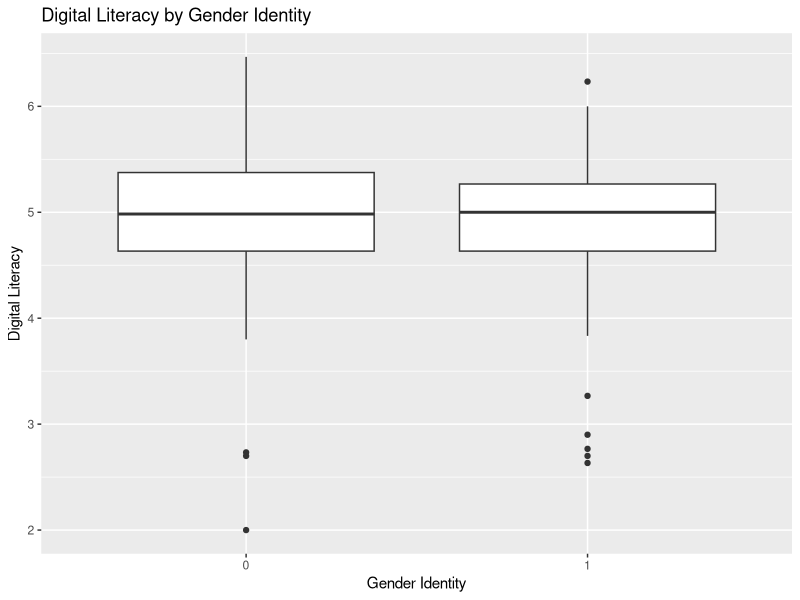
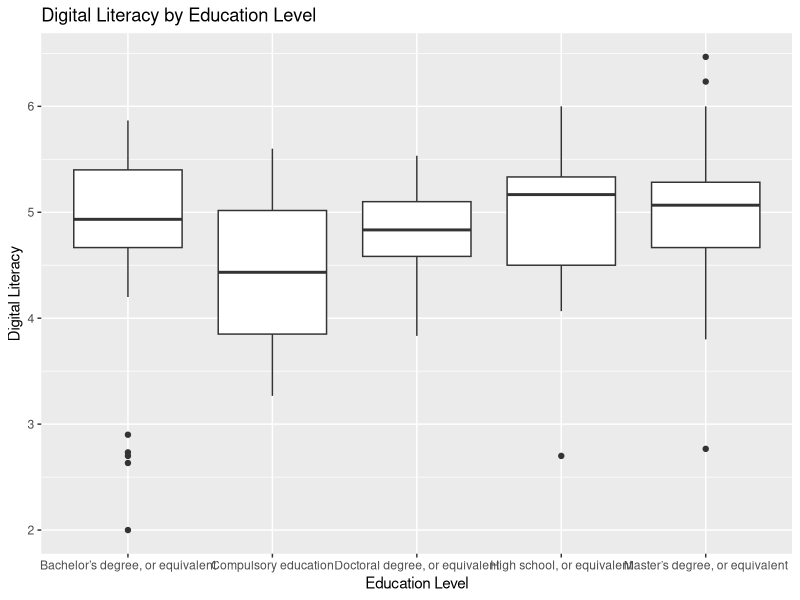
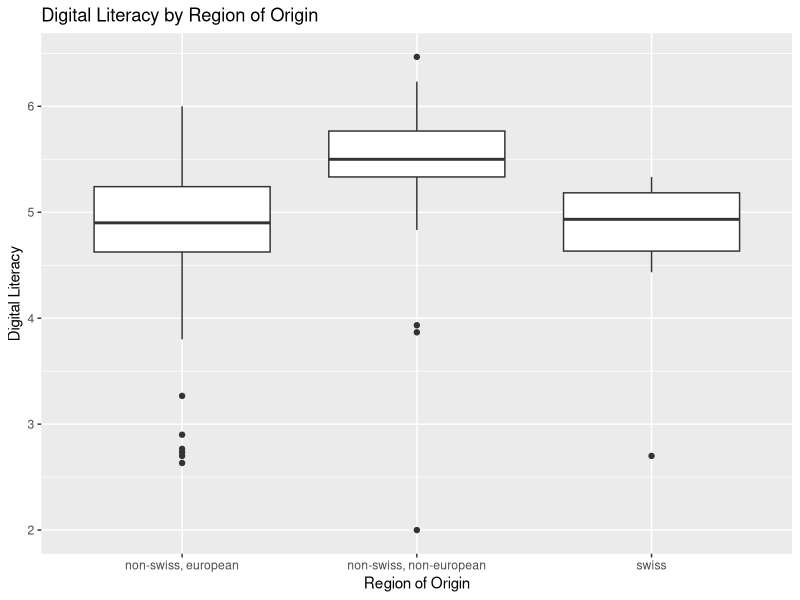
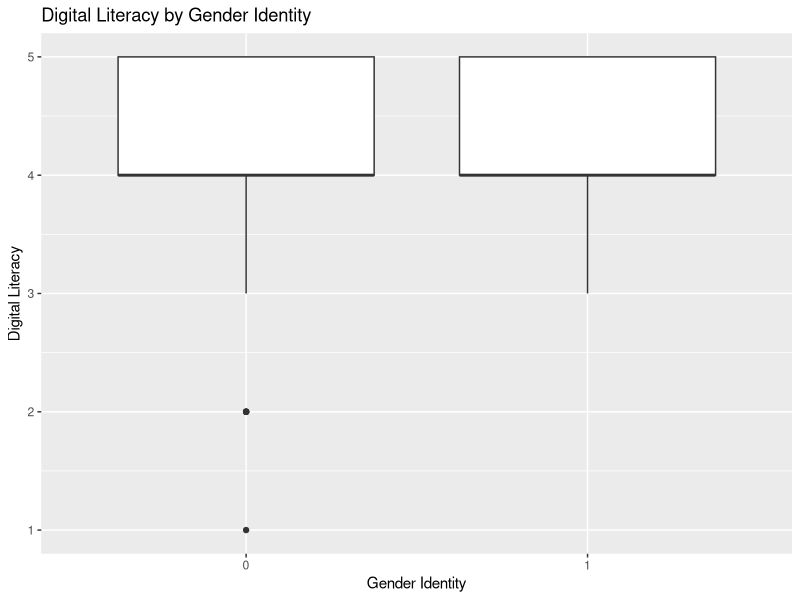
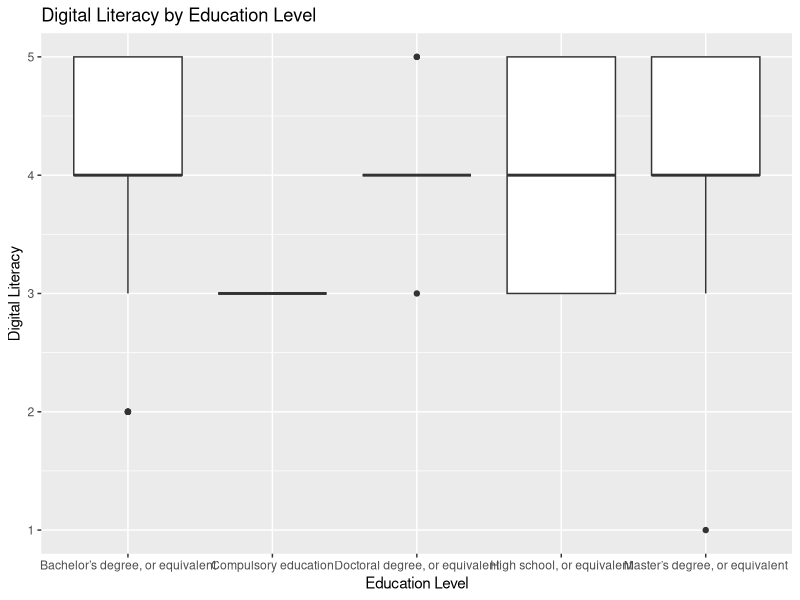
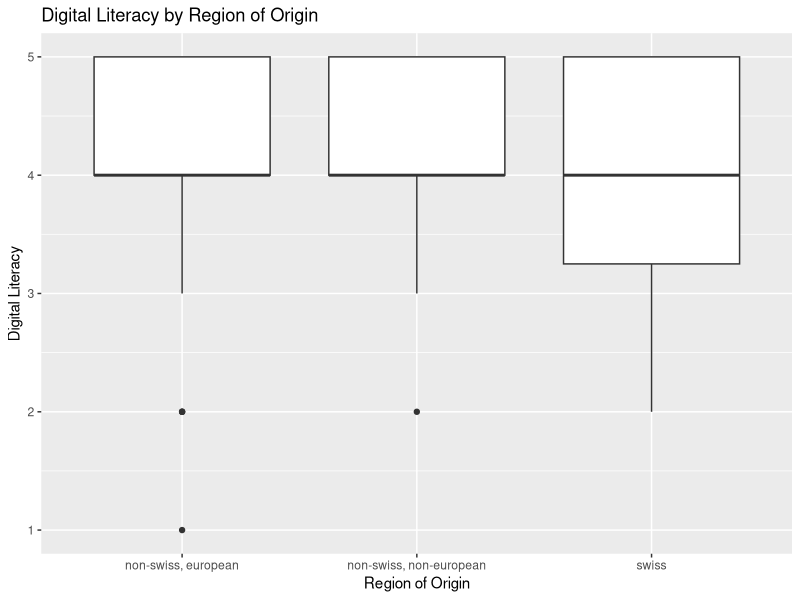
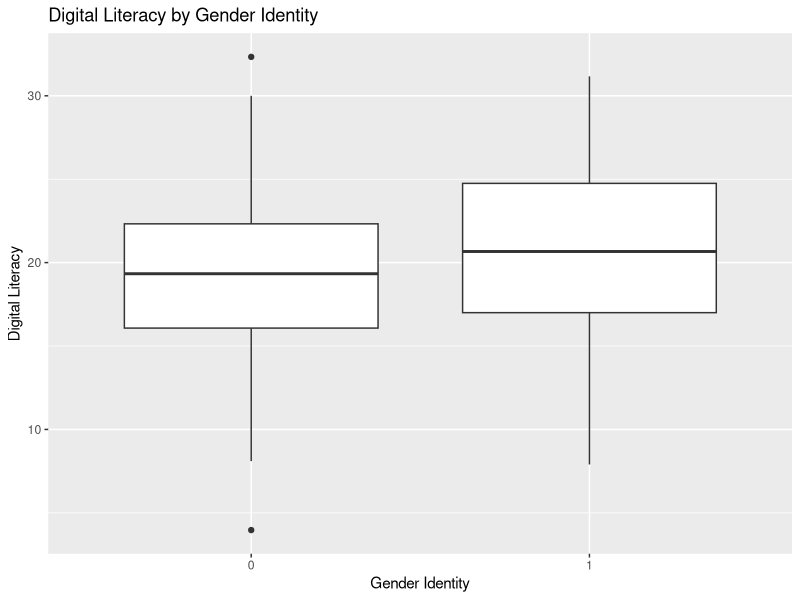
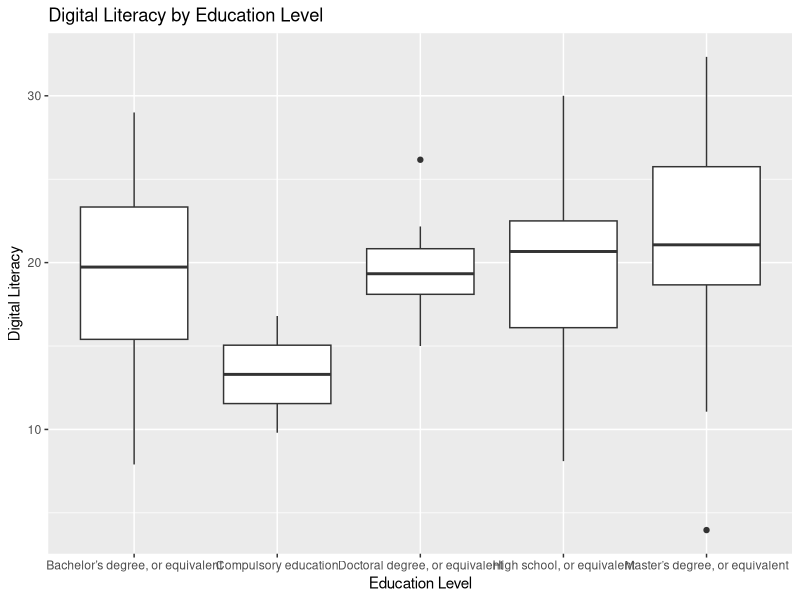

R code for these plots, in order:
library(ggplot2)

data <- read.csv("final-data.csv")

data <- data[, !names(data) %in% "romansh_canton"]

data$ro_macro <- ifelse(data$region_origin == "non-swiss, european",
  "non-swiss, european",
  ifelse(data$region_origin == "non-swiss, non-european",
    "non-swiss, non-european",
    "swiss"
  )
)

data$normalised_literacy <- data$digital_literacy / 30

data$combined_literacy <- data$normalised_literacy * data$competent_digital

data$normalised_paralanguage <- data$paralanguage_communication / 5

data$general <- (data$productivity + data$finances) / 2

communication <- c("pa_uima", "pa_slof", "pa_mvocc", "pa_svmomvc", "pa_usmp", "pa_sospov", "pa_womsrv", "pa_womsrv", "pa_stomm", "pa_e", "pa_piofogc")

data$communication <- rowSums(data[communication], na.rm = TRUE) / length(communication)

instrumental <- c("pa_uatcwat", "pa_ucor", "pa_saot", "pa_b", "pa_l", "pa_bw", "pa_si", "pa_ucocc", "pa_ml", "pa_sogdcs")

expressive <- c("pa_usmp", "pa_womsrv", "pa_svmomvc", "pa_mgom", "pa_epov", "pa_tpov", "pa_sospov", "pa_stomm", "pa_piofogc")

data$instrumental <- rowSums(data[instrumental], na.rm = TRUE) / length(instrumental)

data$expressive <- rowSums(data[expressive], na.rm = TRUE) / length(expressive)

data$gender_identity <- as.factor(data$gender_identity)
data$education_completed <- as.factor(data$education_completed)
data$ro_macro <- as.factor(data$ro_macro)
data$age <- as.numeric(data$age)
data$years_internet <- as.numeric(data$years_internet)
data$swiss <- as.factor(data$swiss)
data$european <- as.factor(data$european)

# Who uses digital technology regularly?

regularly <- data[, c("gender_identity", "education_completed", "ro_macro", "age", "years_internet", "normalised_literacy")]

summary(regularly)

ggplot(regularly, aes(x = gender_identity, y = normalised_literacy)) +
  geom_boxplot() +
  labs(title = "Digital Literacy by Gender Identity", x = "Gender Identity", y = "Digital Literacy")

ggplot(regularly, aes(x = education_completed, y = normalised_literacy)) +
  geom_boxplot() +
  labs(title = "Digital Literacy by Education Level", x = "Education Level", y = "Digital Literacy")

ggplot(regularly, aes(x = ro_macro, y = normalised_literacy)) +
  geom_boxplot() +
  labs(title = "Digital Literacy by Region of Origin", x = "Region of Origin", y = "Digital Literacy")

numeric_vars <- regularly[, c("age", "years_internet", "normalised_literacy")]

cor_matrix <- cor(numeric_vars, use = "complete.obs")
print(cor_matrix)

anova_gender <- aov(normalised_literacy ~ gender_identity, data = regularly)
summary(anova_gender)

anova_education <- aov(normalised_literacy ~ education_completed, data = regularly)
summary(anova_education)

anova_region <- aov(normalised_literacy ~ ro_macro, data = regularly)
summary(anova_region)

# Who uses digital technology effectively?

effectively <- data[, c("gender_identity", "education_completed", "ro_macro", "age", "years_internet", "competent_digital")]

summary(effectively)

ggplot(effectively, aes(x = gender_identity, y = competent_digital)) +
  geom_boxplot() +
  labs(title = "Digital Literacy by Gender Identity", x = "Gender Identity", y = "Digital Literacy")

ggplot(effectively, aes(x = education_completed, y = competent_digital)) +
  geom_boxplot() +
  labs(title = "Digital Literacy by Education Level", x = "Education Level", y = "Digital Literacy")

ggplot(effectively, aes(x = ro_macro, y = competent_digital)) +
  geom_boxplot() +
  labs(title = "Digital Literacy by Region of Origin", x = "Region of Origin", y = "Digital Literacy")

numeric_vars <- effectively[, c("age", "years_internet", "competent_digital")]

cor_matrix <- cor(numeric_vars, use = "complete.obs")
print(cor_matrix)

anova_gender <- aov(competent_digital ~ gender_identity, data = effectively)
summary(anova_gender)

anova_education <- aov(competent_digital ~ education_completed, data = effectively)
summary(anova_education)

anova_region <- aov(competent_digital ~ ro_macro, data = effectively)
summary(anova_region)

###

effectively_combined <- data[, c("gender_identity", "education_completed", "ro_macro", "age", "years_internet", "combined_literacy")]

summary(effectively_combined)

ggplot(effectively_combined, aes(x = gender_identity, y = combined_literacy)) +
  geom_boxplot() +
  labs(title = "Digital Literacy by Gender Identity", x = "Gender Identity", y = "Digital Literacy")

ggplot(effectively_combined, aes(x = education_completed, y = combined_literacy)) +
  geom_boxplot() +
  labs(title = "Digital Literacy by Education Level", x = "Education Level", y = "Digital Literacy")

ggplot(effectively_combined, aes(x = ro_macro, y = combined_literacy)) +
  geom_boxplot() +
  labs(title = "Digital Literacy by Region of Origin", x = "Region of Origin", y = "Digital Literacy")

numeric_vars <- effectively_combined[, c("age", "years_internet", "combined_literacy")]

cor_matrix <- cor(numeric_vars, use = "complete.obs")
print(cor_matrix)

anova_gender <- aov(combined_literacy ~ gender_identity, data = effectively_combined)
summary(anova_gender)

anova_education <- aov(combined_literacy ~ education_completed, data = effectively_combined)
summary(anova_education)

anova_region <- aov(combined_literacy ~ ro_macro, data = effectively_combined)
summary(anova_region)

# Does digital frequency predict digital confidence?

model <- lm(competent_digital ~ normalised_literacy, data = data)

summary(model)

# Does age predict digital literacy?

model <- lm(normalised_literacy ~ age, data = data)

summary(model)

model <- lm(combined_literacy ~ age, data = data)

summary(model)

model <- lm(competent_digital ~ age, data = data)

summary(model)

# What demographic produces the most paralanguage output?

paralanguage <- data[, c("gender_identity", "education_completed", "ro_macro", "age", "years_internet", "normalised_paralanguage")]

summary(paralanguage)

ggplot(paralanguage, aes(x = gender_identity, y = normalised_paralanguage)) +
  geom_boxplot() +
  labs(title = "Digital Literacy by Gender Identity", x = "Gender Identity", y = "Digital Literacy")

ggplot(paralanguage, aes(x = education_completed, y = normalised_paralanguage)) +
  geom_boxplot() +
  labs(title = "Digital Literacy by Education Level", x = "Education Level", y = "Digital Literacy")

ggplot(paralanguage, aes(x = ro_macro, y = normalised_paralanguage)) +
  geom_boxplot() +
  labs(title = "Digital Literacy by Region of Origin", x = "Region of Origin", y = "Digital Literacy")

numeric_vars <- paralanguage[, c("age", "years_internet", "normalised_paralanguage")]

cor_matrix <- cor(numeric_vars, use = "complete.obs")
print(cor_matrix)

anova_gender <- aov(normalised_paralanguage ~ gender_identity, data = paralanguage)
summary(anova_gender)

anova_education <- aov(normalised_paralanguage ~ education_completed, data = paralanguage)
summary(anova_education)

anova_region <- aov(normalised_paralanguage ~ ro_macro, data = paralanguage)
summary(anova_region)

# What demographic produces the most communication output?

all_communication <- data[, c("gender_identity", "education_completed", "ro_macro", "age", "years_internet", "communication")]

summary(all_communication)

ggplot(all_communication, aes(x = gender_identity, y = communication)) +
  geom_boxplot() +
  labs(title = "Digital Literacy by Gender Identity", x = "Gender Identity", y = "Digital Literacy")

ggplot(all_communication, aes(x = education_completed, y = communication)) +
  geom_boxplot() +
  labs(title = "Digital Literacy by Education Level", x = "Education Level", y = "Digital Literacy")

ggplot(all_communication, aes(x = ro_macro, y = communication)) +
  geom_boxplot() +
  labs(title = "Digital Literacy by Region of Origin", x = "Region of Origin", y = "Digital Literacy")

numeric_vars <- all_communication[, c("age", "years_internet", "communication")]

cor_matrix <- cor(numeric_vars, use = "complete.obs")
print(cor_matrix)

anova_gender <- aov(communication ~ gender_identity, data = all_communication)
summary(anova_gender)

anova_education <- aov(communication ~ education_completed, data = all_communication)
summary(anova_education)

anova_region <- aov(communication ~ ro_macro, data = all_communication)
summary(anova_region)

# Do demographic characteristics predict instrumental and expressive uses?

instrumental_use <- data[, c("gender_identity", "education_completed", "ro_macro", "age", "years_internet", "instrumental")]

summary(instrumental_use)

ggplot(instrumental_use, aes(x = gender_identity, y = instrumental)) +
  geom_boxplot() +
  labs(title = "Digital Literacy by Gender Identity", x = "Gender Identity", y = "Digital Literacy")

ggplot(instrumental_use, aes(x = education_completed, y = instrumental)) +
  geom_boxplot() +
  labs(title = "Digital Literacy by Education Level", x = "Education Level", y = "Digital Literacy")

ggplot(instrumental_use, aes(x = ro_macro, y = instrumental)) +
  geom_boxplot() +
  labs(title = "Digital Literacy by Region of Origin", x = "Region of Origin", y = "Digital Literacy")

numeric_vars <- instrumental_use[, c("age", "years_internet", "instrumental")]

cor_matrix <- cor(numeric_vars, use = "complete.obs")
print(cor_matrix)

anova_gender <- aov(instrumental ~ gender_identity, data = instrumental_use)
summary(anova_gender)

anova_education <- aov(instrumental ~ education_completed, data = instrumental_use)
summary(anova_education)

anova_region <- aov(instrumental ~ ro_macro, data = instrumental_use)
summary(anova_region)

###

expressive_use <- data[, c("gender_identity", "education_completed", "ro_macro", "age", "years_internet", "expressive")]

summary(expressive_use)

ggplot(expressive_use, aes(x = gender_identity, y = expressive)) +
  geom_boxplot() +
  labs(title = "Digital Literacy by Gender Identity", x = "Gender Identity", y = "Digital Literacy")

ggplot(expressive_use, aes(x = education_completed, y = expressive)) +
  geom_boxplot() +
  labs(title = "Digital Literacy by Education Level", x = "Education Level", y = "Digital Literacy")

ggplot(expressive_use, aes(x = ro_macro, y = expressive)) +
  geom_boxplot() +
  labs(title = "Digital Literacy by Region of Origin", x = "Region of Origin", y = "Digital Literacy")

numeric_vars <- expressive_use[, c("age", "years_internet", "expressive")]

cor_matrix <- cor(numeric_vars, use = "complete.obs")
print(cor_matrix)

anova_gender <- aov(expressive ~ gender_identity, data = expressive_use)
summary(anova_gender)

anova_education <- aov(expressive ~ education_completed, data = expressive_use)
summary(anova_education)

anova_region <- aov(expressive ~ ro_macro, data = expressive_use)
summary(anova_region)

# How do people use digital technology?

pa_columns <- grep("^pa_", colnames(data), value = TRUE)

pa_data <- data[, pa_columns]

scaled_data <- scale(pa_data)

summary(scaled_data)

set.seed(123)
wss <- numeric()

for (k in 1:10) {
  kmeans_result <- kmeans(scaled_data, centers = k, nstart = 25)
  wss[k] <- kmeans_result$tot.withinss
}

plot(1:10, wss,
  type = "b", pch = 19, frame = FALSE,
  xlab = "Number of clusters K", ylab = "Total within-clusters sum of squares",
  main = "Elbow Method for Determining Optimal K"
)

slope <- (wss[10] - wss[5]) / (10 - 5)
intercept <- wss[5] - slope * 5

abline(a = intercept, b = slope, col = "red", lwd = 2, lty = 2)

kmeans_result <- kmeans(scaled_data, centers = 5, nstart = 25)

kmeans_result$cluster
kmeans_result$centers

data$cluster <- kmeans_result$cluster

pca_result <- prcomp(scaled_data)

plot(pca_result$x[, 1:2],
  col = data$cluster, pch = 16,
  main = "PCA - Clusters", xlab = "PC1", ylab = "PC2"
)

text(pca_result$x[, 1:2], labels = data$ro_macro, pos = 3, cex = 0.7, col = "black")

loadings <- pca_result$rotation
loadings[, 1:2]

# Do young people engage in more diverse uses of digital technology?

diversity_column <- apply(data[, pa_columns], 1, function(x) sum(x >= 3 & x <= 7))

data$diversity_score <- diversity_column / 30

diversity <- data[, c("gender_identity", "education_completed", "ro_macro", "age", "years_internet", "diversity_score")]

summary(diversity)

ggplot(diversity, aes(x = gender_identity, y = diversity_score)) +
  geom_boxplot() +
  labs(title = "Digital Literacy by Gender Identity", x = "Gender Identity", y = "Digital Literacy")

ggplot(diversity, aes(x = education_completed, y = diversity_score)) +
  geom_boxplot() +
  labs(title = "Digital Literacy by Education Level", x = "Education Level", y = "Digital Literacy")

ggplot(diversity, aes(x = ro_macro, y = diversity_score)) +
  geom_boxplot() +
  labs(title = "Digital Literacy by Region of Origin", x = "Region of Origin", y = "Digital Literacy")

numeric_vars <- diversity[, c("age", "years_internet", "diversity_score")]

cor_matrix <- cor(numeric_vars, use = "complete.obs")
print(cor_matrix)

anova_gender <- aov(diversity_score ~ gender_identity, data = diversity)
summary(anova_gender)

anova_education <- aov(diversity_score ~ education_completed, data = diversity)
summary(anova_education)

anova_region <- aov(diversity_score ~ ro_macro, data = diversity)
summary(anova_region)

# How much do people trust digital technology?

cd_columns <- grep("^cd_", colnames(data), value = TRUE)

cd_data <- data[, cd_columns]

data$concern_score <- rowSums(cd_data, na.rm = TRUE) / length(cd_columns)

level_concern <- data[, c("gender_identity", "education_completed", "ro_macro", "age", "years_internet", "concern_score")]

summary(level_concern)

ggplot(level_concern, aes(x = gender_identity, y = concern_score)) +
  geom_boxplot() +
  labs(title = "Digital Literacy by Gender Identity", x = "Gender Identity", y = "Digital Literacy")

ggplot(level_concern, aes(x = education_completed, y = concern_score)) +
  geom_boxplot() +
  labs(title = "Digital Literacy by Education Level", x = "Education Level", y = "Digital Literacy")

ggplot(level_concern, aes(x = ro_macro, y = concern_score)) +
  geom_boxplot() +
  labs(title = "Digital Literacy by Region of Origin", x = "Region of Origin", y = "Digital Literacy")

numeric_vars <- level_concern[, c("age", "years_internet", "concern_score")]

cor_matrix <- cor(numeric_vars, use = "complete.obs")
print(cor_matrix)

anova_gender <- aov(concern_score ~ gender_identity, data = level_concern)
summary(anova_gender)

anova_education <- aov(concern_score ~ education_completed, data = level_concern)
summary(anova_education)

anova_region <- aov(concern_score ~ ro_macro, data = level_concern)
summary(anova_region)

# Do young people tend to use social media more than older people?

social_media <- data[, c("gender_identity", "education_completed", "ro_macro", "age", "years_internet", "pa_usmp")]

summary(social_media)

ggplot(social_media, aes(x = gender_identity, y = pa_usmp)) +
  geom_boxplot() +
  labs(title = "Digital Literacy by Gender Identity", x = "Gender Identity", y = "Digital Literacy")

ggplot(social_media, aes(x = education_completed, y = pa_usmp)) +
  geom_boxplot() +
  labs(title = "Digital Literacy by Education Level", x = "Education Level", y = "Digital Literacy")

ggplot(social_media, aes(x = ro_macro, y = pa_usmp)) +
  geom_boxplot() +
  labs(title = "Digital Literacy by Region of Origin", x = "Region of Origin", y = "Digital Literacy")

numeric_vars <- social_media[, c("age", "years_internet", "pa_usmp")]

cor_matrix <- cor(numeric_vars, use = "complete.obs")
print(cor_matrix)

anova_gender <- aov(pa_usmp ~ gender_identity, data = social_media)
summary(anova_gender)

anova_education <- aov(pa_usmp ~ education_completed, data = social_media)
summary(anova_education)

anova_region <- aov(pa_usmp ~ ro_macro, data = social_media)
summary(anova_region)

# Do people who use technology more frequently understand more about data privacy?

cor_matrix <- cor(data$normalised_literacy, data$concern_score, use = "complete.obs")

print(cor_matrix)

ggplot(data, aes(x = normalised_literacy, y = concern_score)) +
  geom_point() +
  geom_smooth(method = "lm", color = "blue") +
  labs(title = "Digital Literacy vs Concern Score", x = "Digital Literacy", y = "Concern Score")

model <- lm(concern_score ~ digital_literacy, data = data)
summary(model)

# Do people who use technology in more diverse ways understand more about data privacy?

cor_matrix <- cor(data$diversity_score, data$concern_score, use = "complete.obs")

print(cor_matrix)

ggplot(data, aes(x = diversity_score, y = concern_score)) +
  geom_point() +
  geom_smooth(method = "lm", color = "blue") +
  labs(title = "Digital Literacy vs Concern Score", x = "Digital Literacy", y = "Concern Score")

model <- lm(concern_score ~ diversity_score, data = data)
summary(model)

# Do people with algorithmic literacy have higher self-perceived competence?

cor_matrix <- cor(data$understand_algorithms, data$competent_digital, use = "complete.obs")

print(cor_matrix)

ggplot(data, aes(x = understand_algorithms, y = competent_digital)) +
  geom_point() +
  geom_smooth(method = "lm", color = "blue") +
  labs(title = "Digital Literacy vs Concern Score", x = "Digital Literacy", y = "Concern Score")

model <- lm(competent_digital ~ understand_algorithms, data = data)
summary(model)

# Does acknowledgement appeal more to younger demographics?

acknowledge <- data[, c("gender_identity", "education_completed", "ro_macro", "age", "years_internet", "ms_aic")]

summary(acknowledge)

ggplot(acknowledge, aes(x = gender_identity, y = ms_aic)) +
  geom_boxplot() +
  labs(title = "Digital Literacy by Gender Identity", x = "Gender Identity", y = "Digital Literacy")

ggplot(acknowledge, aes(x = education_completed, y = ms_aic)) +
  geom_boxplot() +
  labs(title = "Digital Literacy by Education Level", x = "Education Level", y = "Digital Literacy")

ggplot(acknowledge, aes(x = ro_macro, y = ms_aic)) +
  geom_boxplot() +
  labs(title = "Digital Literacy by Region of Origin", x = "Region of Origin", y = "Digital Literacy")

numeric_vars <- acknowledge[, c("age", "years_internet", "ms_aic")]

cor_matrix <- cor(numeric_vars, use = "complete.obs")
print(cor_matrix)

anova_gender <- aov(ms_aic ~ gender_identity, data = acknowledge)
summary(anova_gender)

anova_education <- aov(ms_aic ~ education_completed, data = acknowledge)
summary(anova_education)

anova_region <- aov(ms_aic ~ ro_macro, data = acknowledge)
summary(anova_region)

###

data$acknowledgement <- (data$ms_aic + data$ms_cip) / 2

acknowledge <- data[, c("gender_identity", "education_completed", "ro_macro", "age", "years_internet", "acknowledgement")]

summary(acknowledge)

ggplot(acknowledge, aes(x = gender_identity, y = acknowledgement)) +
  geom_boxplot() +
  labs(title = "Digital Literacy by Gender Identity", x = "Gender Identity", y = "Digital Literacy")

ggplot(acknowledge, aes(x = education_completed, y = acknowledgement)) +
  geom_boxplot() +
  labs(title = "Digital Literacy by Education Level", x = "Education Level", y = "Digital Literacy")

ggplot(acknowledge, aes(x = ro_macro, y = acknowledgement)) +
  geom_boxplot() +
  labs(title = "Digital Literacy by Region of Origin", x = "Region of Origin", y = "Digital Literacy")

numeric_vars <- acknowledge[, c("age", "years_internet", "acknowledgement")]

cor_matrix <- cor(numeric_vars, use = "complete.obs")
print(cor_matrix)

anova_gender <- aov(acknowledgement ~ gender_identity, data = acknowledge)
summary(anova_gender)

anova_education <- aov(acknowledgement ~ education_completed, data = acknowledge)
summary(anova_education)

anova_region <- aov(acknowledgement ~ ro_macro, data = acknowledge)
summary(anova_region)

# Does greater involvement in a project motivate participation?

cor_matrix <- cor(data$ms_hamaritp, data$interested_application, use = "complete.obs")

print(cor_matrix)

ggplot(data, aes(x = ms_hamaritp, y = interested_application)) +
  geom_point() +
  geom_smooth(method = "lm", color = "blue") +
  labs(title = "Digital Literacy vs Concern Score", x = "Digital Literacy", y = "Concern Score")

model <- lm(interested_application ~ ms_hamaritp, data = data)
summary(model)

# Are young people interested more in learning a skill than other groups?

learning_skill <- data[, c("gender_identity", "education_completed", "ro_macro", "age", "years_internet", "ms_las")]

summary(learning_skill)

ggplot(learning_skill, aes(x = gender_identity, y = ms_las)) +
  geom_boxplot() +
  labs(title = "Digital Literacy by Gender Identity", x = "Gender Identity", y = "Digital Literacy")

ggplot(learning_skill, aes(x = education_completed, y = ms_las)) +
  geom_boxplot() +
  labs(title = "Digital Literacy by Education Level", x = "Education Level", y = "Digital Literacy")

ggplot(learning_skill, aes(x = ro_macro, y = ms_las)) +
  geom_boxplot() +
  labs(title = "Digital Literacy by Region of Origin", x = "Region of Origin", y = "Digital Literacy")

numeric_vars <- learning_skill[, c("age", "years_internet", "ms_las")]

cor_matrix <- cor(numeric_vars, use = "complete.obs")
print(cor_matrix)

anova_gender <- aov(ms_las ~ gender_identity, data = learning_skill)
summary(anova_gender)

anova_education <- aov(ms_las ~ education_completed, data = learning_skill)
summary(anova_education)

anova_region <- aov(ms_las ~ ro_macro, data = learning_skill)
summary(anova_region)

# Is there a relationship between use of social media and interest in a mobile application?

cor_matrix <- cor(data$pa_usmp, data$interested_application, use = "complete.obs")

print(cor_matrix)

ggplot(data, aes(x = pa_usmp, y = interested_application)) +
  geom_point() +
  geom_smooth(method = "lm", color = "blue") +
  labs(title = "Digital Literacy vs Concern Score", x = "Digital Literacy", y = "Concern Score")

model <- lm(interested_application ~ pa_usmp, data = data)
summary(model)

# What demographics are interested in a mobile application?

application <- data[, c("gender_identity", "education_completed", "ro_macro", "age", "years_internet", "interested_application")]

summary(application)

ggplot(application, aes(x = gender_identity, y = interested_application)) +
  geom_boxplot() +
  labs(title = "Digital Literacy by Gender Identity", x = "Gender Identity", y = "Digital Literacy")

ggplot(application, aes(x = education_completed, y = interested_application)) +
  geom_boxplot() +
  labs(title = "Digital Literacy by Education Level", x = "Education Level", y = "Digital Literacy")

ggplot(application, aes(x = ro_macro, y = interested_application)) +
  geom_boxplot() +
  labs(title = "Digital Literacy by Region of Origin", x = "Region of Origin", y = "Digital Literacy")

numeric_vars <- application[, c("age", "years_internet", "interested_application")]

cor_matrix <- cor(numeric_vars, use = "complete.obs")
print(cor_matrix)

anova_gender <- aov(interested_application ~ gender_identity, data = application)
summary(anova_gender)

anova_education <- aov(interested_application ~ education_completed, data = application)
summary(anova_education)

anova_region <- aov(interested_application ~ ro_macro, data = application)
summary(anova_region)

# Are better-educated individuals more likely to use technology for personal development?

colnames(data)[colnames(data) == "self-development"] <- "self_development"

development <- data[, c("gender_identity", "education_completed", "ro_macro", "age", "years_internet", "self_development")]

summary(development)

ggplot(development, aes(x = gender_identity, y = self_development)) +
  geom_boxplot() +
  labs(title = "Digital Literacy by Gender Identity", x = "Gender Identity", y = "Digital Literacy")

ggplot(development, aes(x = education_completed, y = self_development)) +
  geom_boxplot() +
  labs(title = "Digital Literacy by Education Level", x = "Education Level", y = "Digital Literacy")

ggplot(development, aes(x = ro_macro, y = self_development)) +
  geom_boxplot() +
  labs(title = "Digital Literacy by Region of Origin", x = "Region of Origin", y = "Digital Literacy")

numeric_vars <- development[, c("age", "years_internet", "self_development")]

cor_matrix <- cor(numeric_vars, use = "complete.obs")
print(cor_matrix)

anova_gender <- aov(self_development ~ gender_identity, data = development)
summary(anova_gender)

anova_education <- aov(self_development ~ education_completed, data = development)
summary(anova_education)

anova_region <- aov(self_development ~ ro_macro, data = development)
summary(anova_region)

# Is there a relationship between knowledge of sociolinguistics and citizen science?

data$sociolinguistics_score <- rowSums(data[, c("ft_cmc", "ft_pos", "ft_p", "ft_i")], na.rm = TRUE) / 4

cor_matrix <- cor(data$ft_cs, data$sociolinguistics_score, use = "complete.obs")

print(cor_matrix)

ggplot(data, aes(x = ft_cs, y = sociolinguistics_score)) +
  geom_point() +
  geom_smooth(method = "lm", color = "blue") +
  labs(title = "Digital Literacy vs Concern Score", x = "Digital Literacy", y = "Concern Score")

model <- lm(sociolinguistics_score ~ ft_cs, data = data)
summary(model)

# Does familiarity with sociolinguistics mean greater interest in research participation?

cor_matrix <- cor(data$interested_application, data$sociolinguistics_score, use = "complete.obs")

print(cor_matrix)

ggplot(data, aes(x = interested_application, y = sociolinguistics_score)) +
  geom_point() +
  geom_smooth(method = "lm", color = "blue") +
  labs(title = "Digital Literacy vs Concern Score", x = "Digital Literacy", y = "Concern Score")

model <- lm(sociolinguistics_score ~ interested_application, data = data)
summary(model)

# Does familiarity with citizen science encourage interest in participation?

cor_matrix <- cor(data$interested_application, data$ft_cs, use = "complete.obs")

print(cor_matrix)

ggplot(data, aes(x = interested_application, y = ft_cs)) +
  geom_point() +
  geom_smooth(method = "lm", color = "blue") +
  labs(title = "Digital Literacy vs Concern Score", x = "Digital Literacy", y = "Concern Score")

model <- lm(ft_cs ~ interested_application, data = data)
summary(model)

# Does higher concern with data practices link to lower interest in participation?

cor_matrix <- cor(data$interested_application, data$concern_score, use = "complete.obs")

print(cor_matrix)

ggplot(data, aes(x = interested_application, y = concern_score)) +
  geom_point() +
  geom_smooth(method = "lm", color = "blue") +
  labs(title = "Digital Literacy vs Concern Score", x = "Digital Literacy", y = "Concern Score")

model <- lm(concern_score ~ interested_application, data = data)
summary(model)

# Is familiarity with citizen science linked to previous participation in research?

data$previous_research <- rowSums(data[, c("co_auoei", "co_ahomrc", "co_ago", "co_acono", "co_acofc")], na.rm = TRUE) / 5

cor_matrix <- cor(data$ft_cs, data$previous_research, use = "complete.obs")

print(cor_matrix)

ggplot(data, aes(x = ft_cs, y = previous_research)) +
  geom_point() +
  geom_smooth(method = "lm", color = "blue") +
  labs(title = "Digital Literacy vs Concern Score", x = "Digital Literacy", y = "Concern Score")

model <- lm(previous_research ~ ft_cs, data = data)
summary(model)

# Does familiarity with research processes alter interest in research?

cor_matrix <- cor(data$interested_application, data$previous_research, use = "complete.obs")

print(cor_matrix)

ggplot(data, aes(x = interested_application, y = previous_research)) +
  geom_point() +
  geom_smooth(method = "lm", color = "blue") +
  labs(title = "Digital Literacy vs Concern Score", x = "Digital Literacy", y = "Concern Score")

model <- lm(previous_research ~ interested_application, data = data)
summary(model)

# What type of project you have contributed to links to technology use?

co_columns <- grep("^co_", colnames(data), value = TRUE)

co_pa <- c(pa_columns, co_columns)

cp_data <- data[, co_pa]

scaled_data <- scale(cp_data)

summary(scaled_data)

set.seed(123)
wss <- numeric()

for (k in 1:10) {
  kmeans_result <- kmeans(scaled_data, centers = k, nstart = 25)
  wss[k] <- kmeans_result$tot.withinss
}

plot(1:10, wss,
  type = "b", pch = 19, frame = FALSE,
  xlab = "Number of clusters K", ylab = "Total within-clusters sum of squares",
  main = "Elbow Method for Determining Optimal K"
)

kmeans_result <- kmeans(scaled_data, centers = 3, nstart = 25)

kmeans_result$cluster
kmeans_result$centers

data$cluster <- kmeans_result$cluster

pca_result <- prcomp(scaled_data)

plot(pca_result$x[, 1:2],
  col = data$cluster, pch = 16,
  main = "PCA - Clusters", xlab = "PC1", ylab = "PC2"
)

text(pca_result$x[, 1:2], labels = data$ro_macro, pos = 3, cex = 0.7, col = "black")

loadings <- pca_result$rotation
loadings[, 1:2]

# What demographics have engaged in research before?

research <- data[, c("gender_identity", "education_completed", "ro_macro", "age", "years_internet", "previous_research")]

summary(research)

ggplot(research, aes(x = gender_identity, y = previous_research)) +
  geom_boxplot() +
  labs(title = "Digital Literacy by Gender Identity", x = "Gender Identity", y = "Digital Literacy")

ggplot(research, aes(x = education_completed, y = previous_research)) +
  geom_boxplot() +
  labs(title = "Digital Literacy by Education Level", x = "Education Level", y = "Digital Literacy")

ggplot(research, aes(x = ro_macro, y = previous_research)) +
  geom_boxplot() +
  labs(title = "Digital Literacy by Region of Origin", x = "Region of Origin", y = "Digital Literacy")

numeric_vars <- research[, c("age", "years_internet", "previous_research")]

cor_matrix <- cor(numeric_vars, use = "complete.obs")
print(cor_matrix)

anova_gender <- aov(previous_research ~ gender_identity, data = research)
summary(anova_gender)

anova_education <- aov(previous_research ~ education_completed, data = research)
summary(anova_education)

anova_region <- aov(previous_research ~ ro_macro, data = research)
summary(anova_region)

# Are less educated individuals more likely to spend time gaming and scrolling?

entertain_use <- data[, c("gender_identity", "education_completed", "ro_macro", "age", "years_internet", "entertainment")]

summary(entertain_use)

ggplot(entertain_use, aes(x = gender_identity, y = entertainment)) +
  geom_boxplot() +
  labs(title = "Digital Literacy by Gender Identity", x = "Gender Identity", y = "Digital Literacy")

ggplot(entertain_use, aes(x = education_completed, y = entertainment)) +
  geom_boxplot() +
  labs(title = "Digital Literacy by Education Level", x = "Education Level", y = "Digital Literacy")

ggplot(entertain_use, aes(x = ro_macro, y = entertainment)) +
  geom_boxplot() +
  labs(title = "Digital Literacy by Region of Origin", x = "Region of Origin", y = "Digital Literacy")

numeric_vars <- entertain_use[, c("age", "years_internet", "entertainment")]

cor_matrix <- cor(numeric_vars, use = "complete.obs")
print(cor_matrix)

anova_gender <- aov(entertainment ~ gender_identity, data = entertain_use)
summary(anova_gender)

anova_education <- aov(entertainment ~ education_completed, data = entertain_use)
summary(anova_education)

anova_region <- aov(entertainment ~ ro_macro, data = entertain_use)
summary(anova_region)

###

data$bw_pg <- rowSums(data[, c("pa_bw", "pa_pg")], na.rm = TRUE) / 2

scrolling_use <- data[, c("gender_identity", "education_completed", "ro_macro", "age", "years_internet", "bw_pg")]

summary(scrolling_use)

ggplot(scrolling_use, aes(x = gender_identity, y = bw_pg)) +
  geom_boxplot() +
  labs(title = "Digital Literacy by Gender Identity", x = "Gender Identity", y = "Digital Literacy")

ggplot(scrolling_use, aes(x = education_completed, y = bw_pg)) +
  geom_boxplot() +
  labs(title = "Digital Literacy by Education Level", x = "Education Level", y = "Digital Literacy")

ggplot(scrolling_use, aes(x = ro_macro, y = bw_pg)) +
  geom_boxplot() +
  labs(title = "Digital Literacy by Region of Origin", x = "Region of Origin", y = "Digital Literacy")

numeric_vars <- scrolling_use[, c("age", "years_internet", "bw_pg")]

cor_matrix <- cor(numeric_vars, use = "complete.obs")
print(cor_matrix)

anova_gender <- aov(bw_pg ~ gender_identity, data = scrolling_use)
summary(anova_gender)

anova_education <- aov(bw_pg ~ education_completed, data = scrolling_use)
summary(anova_education)

anova_region <- aov(bw_pg ~ ro_macro, data = scrolling_use)
summary(anova_region)

# What type of project you have contributed to links to engagement?

co_application <- c(co_columns, "interested_application")

application <- data[, co_application]

cor_matrix <- cor(application, use = "complete.obs")

print(cor_matrix)

# Does gamification interest those who are interested in engaging in research?

cor_matrix <- cor(data$interested_application, data$ms_ca, use = "complete.obs")

print(cor_matrix)

ggplot(data, aes(x = interested_application, y = ms_ca)) +
  geom_point() +
  geom_smooth(method = "lm", color = "blue") +
  labs(title = "Digital Literacy vs Concern Score", x = "Digital Literacy", y = "Concern Score")

model <- lm(ms_ca ~ interested_application, data = data)
summary(model)

###

data$past_present <- rowSums(data[, c("previous_research", "interested_application")], na.rm = TRUE) / 2

cor_matrix <- cor(data$past_present, data$ms_ca, use = "complete.obs")

print(cor_matrix)

ggplot(data, aes(x = past_present, y = ms_ca)) +
  geom_point() +
  geom_smooth(method = "lm", color = "blue") +
  labs(title = "Digital Literacy vs Concern Score", x = "Digital Literacy", y = "Concern Score")

model <- lm(ms_ca ~ past_present, data = data)
summary(model)

# Do concerns over data limit engagement?

cor_matrix <- cor(data$interested_application, data$concern_score, use = "complete.obs")

print(cor_matrix)

ggplot(data, aes(x = interested_application, y = concern_score)) +
  geom_point() +
  geom_smooth(method = "lm", color = "blue") +
  labs(title = "Digital Literacy vs Concern Score", x = "Digital Literacy", y = "Concern Score")

model <- lm(concern_score ~ interested_application, data = data)
summary(model)

###

cor_matrix <- cor(data$past_present, data$concern_score, use = "complete.obs")

print(cor_matrix)

ggplot(data, aes(x = past_present, y = concern_score)) +
  geom_point() +
  geom_smooth(method = "lm", color = "blue") +
  labs(title = "Digital Literacy vs Concern Score", x = "Digital Literacy", y = "Concern Score")

model <- lm(concern_score ~ past_present, data = data)
summary(model)

# What concerns over data limit engagement?

cd_application <- c(cd_columns, "interested_application")

limiting_factors <- data[, cd_application]

cor_matrix <- cor(limiting_factors, use = "complete.obs")

print(cor_matrix)

###

cd_application <- c(cd_columns, "past_present")

limiting_factors <- data[, cd_application]

cor_matrix <- cor(limiting_factors, use = "complete.obs")

print(cor_matrix)

# What kind of digital citizen is interested in contributing to research?
# what use best predicts app + combined

pa_application <- c(pa_columns, "interested_application")

application <- data[, pa_application]

cor_matrix <- cor(application, use = "complete.obs")

print(cor_matrix)

###

pa_application <- c(pa_columns, "past_present")

application <- data[, pa_application]

cor_matrix <- cor(application, use = "complete.obs")

print(cor_matrix)

# Which people are more motivated by egotistical or community-based motivations?
# create egotistical / community-based categories

# What demographics are interested in participating in research?
# simple mobile app + combined score with prior research + previous

# What motivates individuals to contribute to research?
# combined research score and simple motivation of app

# What inhibits individuals from contributing to research?
# combined research score and simple motivation of app
